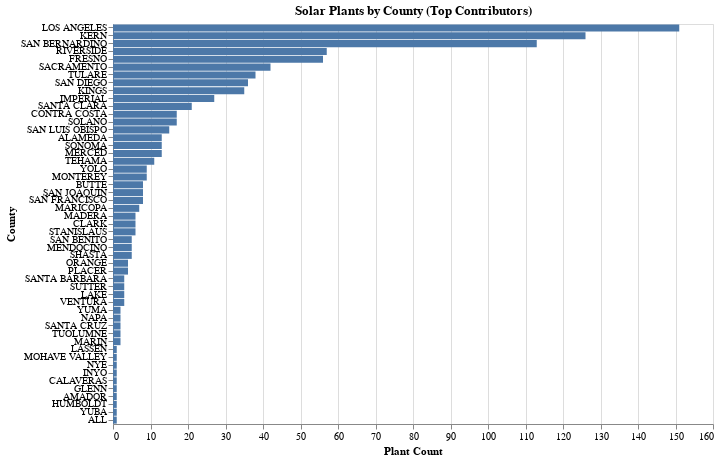

Source (notebook cell):
### Markdown cell above
<div style="background-color:#007acc; height:40px; margin-top:30px; margin-bottom:10px; border-radius:5px;">
  <h2 style="color:white; padding:8px 15px; margin:0;">📊 3) What percentage of solar plants are in Los Angeles County?</h2>
</div>

### Code cell
import pandas as pd
import altair as alt
import ipywidgets as widgets
import time
from IPython.display import display, clear_output

def start_solar_pct_task():
    global percentage_input
    clear_output()
    print("☀️ Task: There are 925 total solar plants in California. What percentage of solar plants are located in Los Angeles County?")

    # Ensure global responses list exists
    if 'responses' not in globals():
        global responses
        responses = []

    start_time = time.time()

    # Filter solar plants
    solar_df = df[df['PriEnergySource'] == 'SUN']
    county_counts = solar_df['County'].str.upper().value_counts().reset_index()
    county_counts.columns = ['County', 'Plant Count']

    # Calculate correct answer
    la_count = county_counts[county_counts['County'] == 'LOS ANGELES']['Plant Count'].values[0]
    total_count = county_counts['Plant Count'].sum()
    percent_actual = round((la_count / total_count) * 100, 2)

    # Display chart
    chart = alt.Chart(county_counts).mark_bar().encode(
        y=alt.Y('County:N', sort='-x'),
        x=alt.X('Plant Count:Q'),
        tooltip=['County', 'Plant Count']
    ).properties(
        title='Solar Plants by County (Top Contributors)',
        width=600,
        height=400
    ).interactive()

    display(chart)

    # User input
    percentage_input = widgets.BoundedFloatText(
        min=0, max=100, step=0.1,
        description='% in LA:',
        style={'description_width': 'initial'}
    )

    submit_button = widgets.Button(description="Submit Answer")
    output = widgets.Output()

    def on_submit(b):
        elapsed = time.time() - start_time

        responses.append({
            'question': 'Q: What % of solar plants are in LA County?',
            'user_answer': percentage_input.value,
            'correct_answer': percent_actual,
            'time_sec': round(elapsed, 2)
        })

        with output:
            clear_output()
            display(widgets.HTML("✅ Answer recorded. You may proceed."))

    submit_button.on_click(on_submit)
    display(widgets.VBox([percentage_input, submit_button, output]))


# 🚀 Run the task
start_solar_pct_task()

### Figure 1 — Vega-Lite specification as saved in the notebook (floating-point values rounded to 4 significant figures)
{"config": {"view": {"continuousWidth": 300, "continuousHeight": 300}}, "data": {"name": "data-c26df7553021039cb053ec1b27e9fcb5"}, "mark": {"type": "bar"}, "encoding": {"tooltip": [{"field": "County", "type": "nominal"}, {"field": "Plant Count", "type": "quantitative"}], "x": {"field": "Plant Count", "type": "quantitative"}, "y": {"field": "County", "sort": "-x", "type": "nominal"}}, "height": 400, "params": [{"name": "param_1", "select": {"type": "interval", "encodings": ["x", "y"]}, "bind": "scales"}], "title": "Solar Plants by County (Top Contributors)", "width": 600, "$schema": "https://vega.github.io/schema/vega-lite/v5.20.1.json", "datasets": {"data-c26df7553021039cb053ec1b27e9fcb5": [{"County": "LOS ANGELES", "Plant Count": 151}, {"County": "KERN", "Plant Count": 126}, {"County": "SAN BERNARDINO", "Plant Count": 113}, {"County": "RIVERSIDE", "Plant Count": 57}, {"County": "FRESNO", "Plant Count": 56}, {"County": "SACRAMENTO", "Plant Count": 42}, {"County": "TULARE", "Plant Count": 38}, {"County": "SAN DIEGO", "Plant Count": 36}, {"County": "KINGS", "Plant Count": 35}, {"County": "IMPERIAL", "Plant Count": 27}, {"County": "SANTA CLARA", "Plant Count": 21}, {"County": "CONTRA COSTA", "Plant Count": 17}, {"County": "SOLANO", "Plant Count": 17}, {"County": "SAN LUIS OBISPO", "Plant Count": 15}, {"County": "ALAMEDA", "Plant Count": 13}, {"County": "SONOMA", "Plant Count": 13}, {"County": "MERCED", "Plant Count": 13}, {"County": "TEHAMA", "Plant Count": 11}, {"County": "YOLO", "Plant Count": 9}, {"County": "MONTEREY", "Plant Count": 9}, {"County": "BUTTE", "Plant Count": 8}, {"County": "SAN JOAQUIN", "Plant Count": 8}, {"County": "SAN FRANCISCO", "Plant Count": 8}, {"County": "MARICOPA", "Plant Count": 7}, {"County": "MADERA", "Plant Count": 6}, {"County": "CLARK", "Plant Count": 6}, {"County": "STANISLAUS", "Plant Count": 6}, {"County": "SAN BENITO", "Plant Count": 5}, {"County": "MENDOCINO", "Plant Count": 5}, {"County": "SHASTA", "Plant Count": 5}, {"County": "ORANGE", "Plant Count": 4}, {"County": "PLACER", "Plant Count": 4}, {"County": "SANTA BARBARA", "Plant Count": 3}, {"County": "SUTTER", "Plant Count": 3}, {"County": "LAKE", "Plant Count": 3}, {"County": "VENTURA", "Plant Count": 3}, {"County": "YUMA", "Plant Count": 2}, {"County": "NAPA", "Plant Count": 2}, {"County": "SANTA CRUZ", "Plant Count": 2}, {"County": "TUOLUMNE", "Plant Count": 2}, {"County": "MARIN", "Plant Count": 2}, {"County": "LASSEN", "Plant Count": 1}, {"County": "MOHAVE VALLEY", "Plant Count": 1}, {"County": "NYE", "Plant Count": 1}, {"County": "INYO", "Plant Count": 1}, {"County": "CALAVERAS", "Plant Count": 1}, {"County": "GLENN", "Plant Count": 1}, {"County": "AMADOR", "Plant Count": 1}, {"County": "HUMBOLDT", "Plant Count": 1}, {"County": "YUBA", "Plant Count": 1}, {"County": "ALL", "Plant Count": 1}]}}
